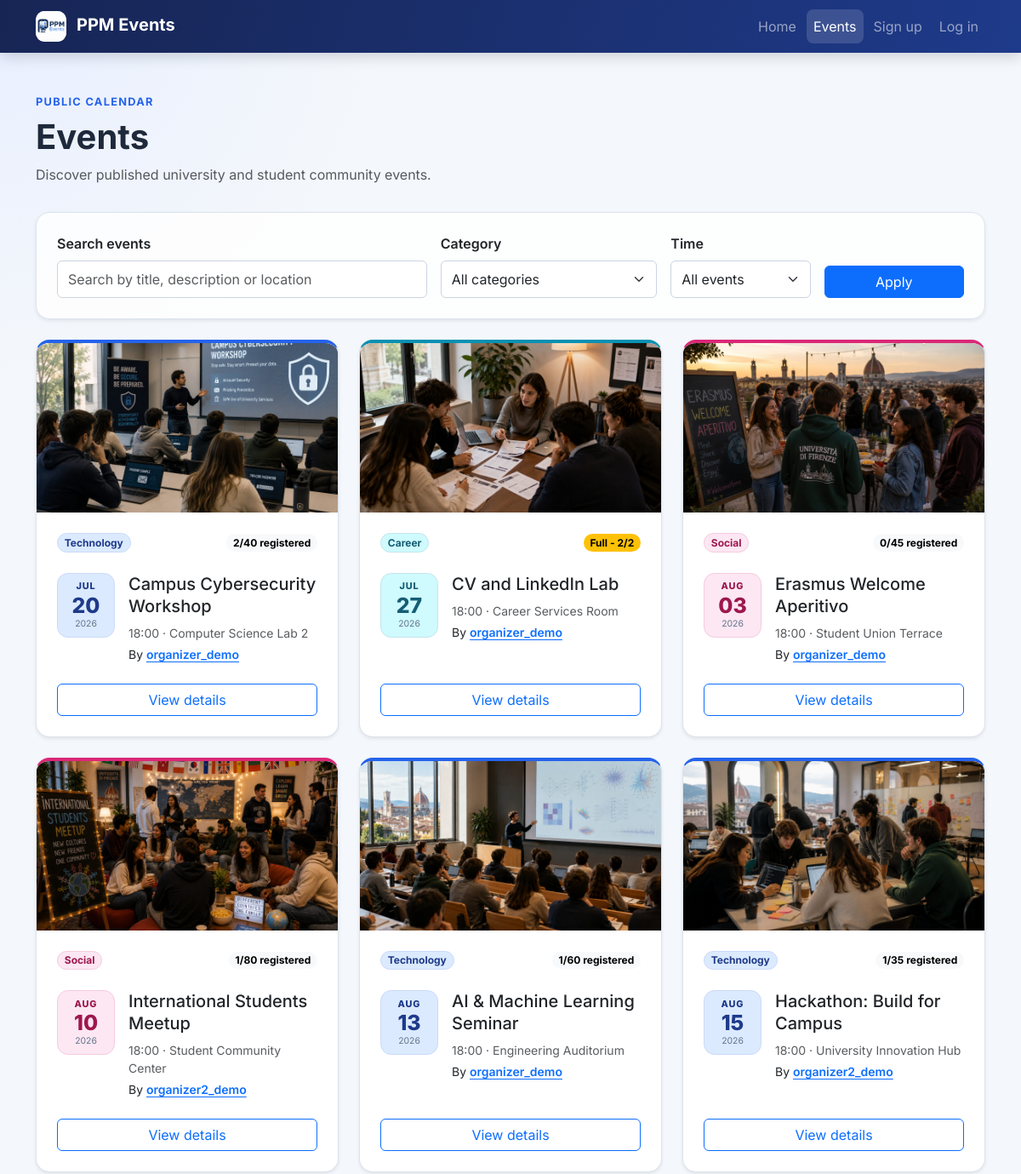
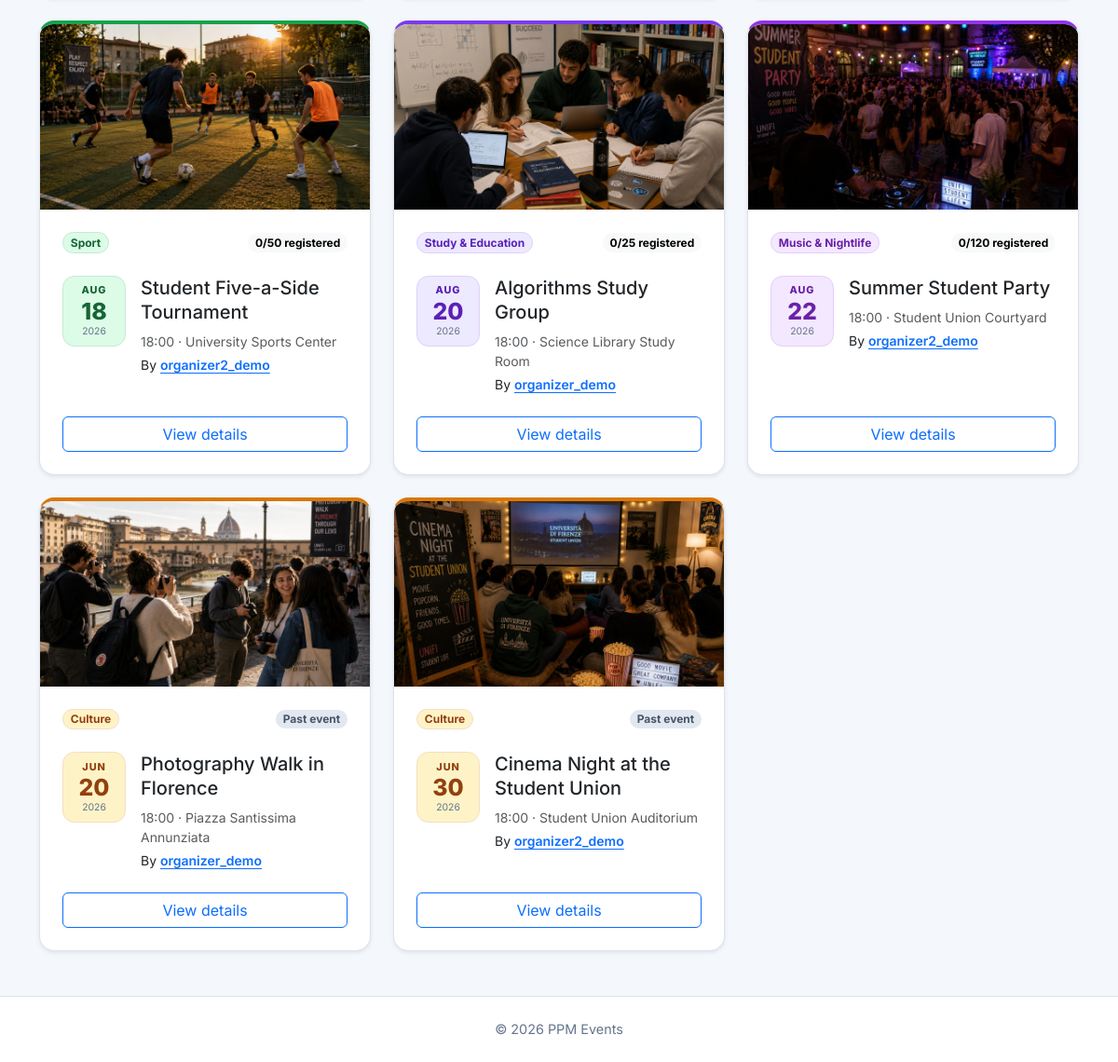
Screenshot of /events/ with the database file from the repository (2 pictures, top to bottom).
### events/models.py (models this page shows, shortened)
class Event(models.Model):
    class Status(models.TextChoices):
        DRAFT = "draft", "Draft"
        PUBLISHED = "published", "Published"
        CANCELLED = "cancelled", "Cancelled"
    organizer = models.ForeignKey(
        settings.AUTH_USER_MODEL,
        on_delete=models.CASCADE,
        related_name="organized_events",
    )
    category = models.ForeignKey(
        Category,
        on_delete=models.PROTECT,
        related_name="events",
        null=True,
        blank=True,
    )
    title = models.CharField(max_length=200)
    description = models.TextField()
    image = models.ImageField(
        upload_to="event_images/%Y/%m/",
        blank=True,
        validators=[
            FileExtensionValidator(
                allowed_extensions=ALLOWED_EVENT_IMAGE_EXTENSIONS
            ),
            validate_event_image_size,
        ],
    )
    starts_at = models.DateTimeField()
    ends_at = models.DateTimeField()
    location = models.CharField(max_length=255)
    capacity = models.PositiveIntegerField(
        validators=[MinValueValidator(1)],
    )
    status = models.CharField(
        max_length=20,
        choices=Status.choices,
        default=Status.DRAFT,
    )
    created_at = models.DateTimeField(auto_now_add=True)
    updated_at = models.DateTimeField(auto_now=True)
    objects = EventQuerySet.as_manager()
    class Meta:
        ordering = ["starts_at", "title"]
        constraints = [
            models.CheckConstraint(
                condition=Q(capacity__gte=1),
                name="event_capacity_at_least_one",
            ),
            models.CheckConstraint(
                condition=Q(ends_at__gt=F("starts_at")),
                name="event_ends_after_start",
            ),
        ]
        indexes = [
            models.Index(fields=["status", "starts_at"]),
            models.Index(fields=["organizer", "starts_at"]),
        ]
    def get_absolute_url(self):
        return reverse("events:detail", kwargs={"pk": self.pk})
    @property
    def has_ended(self):
        return self.ends_at <= timezone.now()

class Category(models.Model):
    name = models.CharField(max_length=80, unique=True)
    slug = models.SlugField(max_length=80, unique=True)
    class Meta:
        ordering = ["name"]
        verbose_name_plural = "categories"

### events/views.py (the view, shortened to what this page needs)
# urls.py: path("events/", EventListView.as_view(), name="list"),
class EventListView(ListView):
    model = Event
    template_name = "events/event_list.html"
    context_object_name = "events"
    time_filter_options = (
        ("all", "All events"),
        ("today", "Today"),
        ("this_week", "This week"),
        ("this_month", "This month"),
    )
    def get_queryset(self):
        queryset = (
            Event.objects.public()
            .select_related("organizer", "category")
            .annotate(registration_count=Count("registrations"))
        )
        search_query = self.request.GET.get("q", "").strip()
        if search_query:
            queryset = queryset.filter(
                Q(title__icontains=search_query)
                | Q(description__icontains=search_query)
                | Q(location__icontains=search_query)
            )
        selected_when = self._get_selected_when()
        date_range = self._get_date_range(selected_when)
        if date_range is not None:
            starts_at, ends_at = date_range
            queryset = queryset.filter(
                starts_at__gte=starts_at,
                starts_at__lt=ends_at,
            )
        selected_category = self._get_selected_category()
        if selected_category is not None:
            queryset = queryset.filter(category=selected_category)
        return queryset
    def get_context_data(self, **kwargs):
        context = super().get_context_data(**kwargs)
        search_query = self.request.GET.get("q", "").strip()
        selected_when = self._get_selected_when()
        selected_category = self._get_selected_category()
        context.update(
            {
                "search_query": search_query,
                "selected_when": selected_when,
                "selected_category": selected_category,
                "categories": Category.objects.all(),
                "time_filter_options": self.time_filter_options,
                "filters_active": bool(
                    search_query
                    or selected_when != "all"
                    or selected_category is not None
                ),
            }
        )
        return context
    def _get_selected_category(self):
        if not hasattr(self, "_selected_category"):
            slug = self.request.GET.get("category", "").strip()
            self._selected_category = (
                Category.objects.filter(slug=slug).first() if slug else None
            )
        return self._selected_category
    def _get_selected_when(self):
        selected_when = self.request.GET.get("when", "all")
        valid_values = {value for value, _ in self.time_filter_options}
        if selected_when not in valid_values:
            return "all"
        return selected_when
    def _get_date_range(self, selected_when):
        if selected_when == "all":
            return None

### accounts/context_processors.py (called while the page is built)
def roles(request):
    return {
        "user_is_attendee": is_attendee(request.user),
        "user_is_organizer": is_organizer(request.user),
    }

### accounts/roles.py (called while the page is built)
def get_user_roles(user):
    if not user.is_authenticated:
        return frozenset()
    if not hasattr(user, "_ppm_role_names"):
        user._ppm_role_names = frozenset(
            user.groups.values_list("name", flat=True)
        )
    return user._ppm_role_names

def user_has_role(user, role):
    return role.value in get_user_roles(user)

def is_admin(user):
    return user.is_authenticated and user.is_staff

def is_attendee(user):
    return (
        user_has_role(user, Role.ATTENDEE)
        or user_has_role(user, Role.ORGANIZER)
        or is_admin(user)
    )

def is_organizer(user):
    return user_has_role(user, Role.ORGANIZER) or is_admin(user)

### events/models.py (called while the page is built)
    def public(self):
        return self.filter(status=Event.Status.PUBLISHED)

### templates/events/event_list.html (shortened to what this page needs)
{% extends "base.html" %}
{% block content %}
<header class="page-header">
    <p class="page-kicker mb-2">Public calendar</p>
    <div class="d-flex flex-column flex-sm-row justify-content-between gap-3">
        <div>
            <h1 class="display-6 fw-bold mb-2">Events</h1>
            <p class="text-body-secondary mb-0">
                Discover published university and student community events.
            </p>
        </div>
    </div>
</header>
<section class="filter-panel card shadow-sm mb-4">
    <div class="card-body p-4">
        <form method="get" class="row g-3 align-items-end">
            <div class="col-lg-5">
                <label class="form-label" for="event-search">
                    Search events
                </label>
                <input
                    class="form-control"
                    id="event-search"
                    name="q"
                    type="search"
                    value="{{ search_query }}"
                    placeholder="Search by title, description or location"
                >
            </div>
            <div class="col-sm-6 col-lg-3">
                <label class="form-label" for="event-category-filter">
                    Category
                </label>
                <select
                    class="form-select"
                    id="event-category-filter"
                    name="category"
                >
                    <option value="">All categories</option>
                </select>
            </div>
            <div class="col-sm-6 col-lg-2">
                <label class="form-label" for="event-time-filter">
                    Time
                </label>
                <select
                    class="form-select"
                    id="event-time-filter"
                    name="when"
                >
                    {% for value, label in time_filter_options %}
                        <option
                            value="{{ value }}"
                            {% if selected_when == value %}selected{% endif %}
                        >
                            {{ label }}
                        </option>
                    {% endfor %}
                </select>
            </div>
            <div class="col-sm-6 col-lg-2 d-grid">
                <button class="btn btn-primary" type="submit">
                    Apply
                </button>
            </div>
        </form>
    </div>
</section>
{% if events %}
    <div class="row g-4">
        {% for event in events %}
            <div class="col-md-6 col-xl-4">
                {% include "includes/event_card.html" with capacity_count=event.registration_count button_label="View details" %}
            </div>
        {% endfor %}
    </div>
{% endif %}
{% endblock %}

### templates/includes/event_card.html (shortened to what this page needs)
{% load i18n %}
{% language "en" %}
<article class="card event-card category-accent category-{{ event.category.slug|default:'other' }} h-100 shadow-sm">
    {% if event.image %}
        <div class="event-card-media">
            <img
                src="{{ event.image.url }}"
                alt="{{ event.title }}"
                loading="lazy"
                width="1600"
                height="900"
            >
        </div>
    {% endif %}
    <div class="card-body d-flex flex-column p-4">
        <div class="d-flex flex-wrap justify-content-between align-items-center gap-2 mb-4">
            <span class="badge rounded-pill category-badge">
                {{ event.category.name|default:"Other" }}
            </span>
            {% if event.has_ended %}
                <span class="badge rounded-pill event-state-badge event-state-past">
                    Past event
                </span>
            {% elif capacity_count >= event.capacity %}
                <span class="badge rounded-pill text-bg-warning">
                    Full - {{ capacity_count }}/{{ event.capacity }}
                </span>
            {% else %}
                <span class="badge rounded-pill text-bg-light">
                    {{ capacity_count }}/{{ event.capacity }} registered
                </span>
            {% endif %}
        </div>
        <div class="d-flex gap-3 align-items-start mb-4">
            <time
                class="event-date-tile"
                datetime="{{ event.starts_at|date:'c' }}"
                aria-label="{{ event.starts_at|date:'d F Y, H:i' }}"
            >
                <span class="event-date-month">{{ event.starts_at|date:"M" }}</span>
                <span class="event-date-day">{{ event.starts_at|date:"d" }}</span>
                <span class="event-date-year">{{ event.starts_at|date:"Y" }}</span>
            </time>
            <div class="min-w-0">
                {% if heading_level == 3 %}
                    <h3 class="h5 card-title mb-2">{{ event.title }}</h3>
                {% else %}
                    <h2 class="h5 card-title mb-2">{{ event.title }}</h2>
                {% endif %}
                <p class="small text-body-secondary mb-1">
                    {{ event.starts_at|date:"H:i" }} &middot; {{ event.location }}
                </p>
                <p class="small mb-0">
                    By
                    <a
                        class="position-relative z-2 organizer-link"
                        href="{% url 'events:organizer_history' event.organizer_id %}"
                    >
                        {{ event.organizer.get_username }}
                    </a>
                </p>
            </div>
        </div>
        <a
            class="btn btn-outline-primary mt-auto stretched-link"
            href="{{ event.get_absolute_url }}"
            aria-label="View details for {{ event.title }}"
        >
            {{ button_label|default:"View event" }}
        </a>
    </div>
</article>
{% endlanguage %}

### static/css/styles.css (style rules this page uses)
:root { --ppm-navy: #172554; --ppm-blue: #2563eb; --ppm-blue-dark: #1d4ed8; --ppm-surface: #ffffff; --ppm-background: #f4f7fb; --ppm-border: #dce3ed; --ppm-muted: #64748b; }
html { scroll-behavior: smooth; }
body { min-height: 100vh; display: flex; flex-direction: column; color: #1e293b; font-family: "Inter", system-ui, -apple-system, BlinkMacSystemFont, "Segoe UI", sans-serif; background: radial-gradient(circle at top left, #e8efff 0, transparent 28rem), var(--ppm-background); }
a { text-underline-offset: 0.18em; }
.btn { transition: color 160ms ease, background-color 160ms ease, border-color 160ms ease, box-shadow 160ms ease, transform 160ms ease; }
.page-header { margin-bottom: 2rem; }
.page-kicker { color: var(--ppm-blue); font-size: 0.8rem; font-weight: 700; letter-spacing: 0.1em; text-transform: uppercase; }
.card { border-color: var(--ppm-border); border-radius: 1rem; }
.event-card { --category-color: var(--ppm-blue); --category-soft: #e8efff; --category-text: #173b7a; overflow: hidden; border-top: 0.25rem solid var(--category-color); transition: border-color 160ms ease, transform 160ms ease, box-shadow 160ms ease; }
.category-accent { --category-color: #64748b; --category-soft: #f1f5f9; --category-text: #334155; }
.category-technology { --category-color: #2563eb; --category-soft: #dbeafe; --category-text: #1e3a8a; }
.category-study-education { --category-color: #7c3aed; --category-soft: #ede9fe; --category-text: #5b21b6; }
.category-career { --category-color: #0891b2; --category-soft: #cffafe; --category-text: #155e75; }
.category-sport { --category-color: #16a34a; --category-soft: #dcfce7; --category-text: #166534; }
.category-social { --category-color: #db2777; --category-soft: #fce7f3; --category-text: #9d174d; }
.category-music-nightlife { --category-color: #9333ea; --category-soft: #f3e8ff; --category-text: #6b21a8; }
.category-culture { --category-color: #d97706; --category-soft: #fef3c7; --category-text: #92400e; }
.event-card .card-title { line-height: 1.3; }
.event-card-media, .event-detail-media { overflow: hidden; background: #e2e8f0; aspect-ratio: 16 / 9; }
.event-card-media img, .event-detail-media img { width: 100%; height: 100%; object-fit: cover; }
.event-card-media img { transition: transform 240ms ease; }
.event-date-tile { display: grid; flex: 0 0 4.25rem; min-height: 4.75rem; padding: 0.45rem; place-items: center; color: var(--category-text); line-height: 1; text-align: center; text-decoration: none; background: var(--category-soft); border: 1px solid color-mix(in srgb, var(--category-color) 24%, white); border-radius: 0.8rem; }
.event-date-month { font-size: 0.68rem; font-weight: 800; letter-spacing: 0.08em; text-transform: uppercase; }
.event-date-day { font-size: 1.55rem; font-weight: 800; }
.event-date-year { color: var(--ppm-muted); font-size: 0.65rem; }
.event-state-badge { color: #475569; background: #e2e8f0; }
.organizer-link { font-weight: 600; }
.min-w-0 { min-width: 0; }
.filter-panel { background: rgba(255, 255, 255, 0.84); }
.category-badge { color: var(--category-text); background: var(--category-soft); border: 1px solid color-mix(in srgb, var(--category-color) 24%, white); }
.form-label { font-weight: 600; }
.form-control, .form-select { min-height: 2.75rem; border-color: #cbd5e1; }

### rows the page displays
Event: image (picture), category.name "Technology", capacity_count "2", capacity "40", starts_at "JUL", starts_at "20", starts_at "2026", title "Campus Cybersecurity Workshop", starts_at "18:00", location "Computer Science Lab 2", organizer.get_username "organizer_demo", button_label "View details"
Event: image (picture), category.name "Career", capacity "2", starts_at "JUL", starts_at "27", starts_at "2026", title "CV and LinkedIn Lab", starts_at "18:00", location "Career Services Room", organizer.get_username "organizer_demo", button_label "View details"
Event: image (picture), category.name "Social", capacity_count "0", capacity "45", starts_at "AUG", starts_at "03", starts_at "2026", title "Erasmus Welcome Aperitivo", starts_at "18:00", location "Student Union Terrace", organizer.get_username "organizer_demo", button_label "View details"
Event: image (picture), category.name "Social", capacity_count "1", capacity "80", starts_at "AUG", starts_at "10", starts_at "2026", title "International Students Meetup", starts_at "18:00", location "Student Community Center", organizer.get_username "organizer2_demo", button_label "View details"
Event: image (picture), category.name "Technology", category "1", capacity "60", starts_at "AUG", starts_at "13", starts_at "2026", title "AI & Machine Learning Seminar", starts_at "18:00", location "Engineering Auditorium", organizer.get_username "organizer_demo", button_label "View details"
Event: image (picture), category.name "Technology", category "1", capacity "35", starts_at "AUG", starts_at "15", starts_at "2026", title "Hackathon: Build for Campus", starts_at "18:00", location "University Innovation Hub", organizer.get_username "organizer2_demo", button_label "View details"
Event: image (picture), category.name "Sport", capacity_count "0", capacity "50", starts_at "AUG", starts_at "18", starts_at "2026", title "Student Five-a-Side Tournament", starts_at "18:00", location "University Sports Center", organizer.get_username "organizer2_demo", button_label "View details"
Event: image (picture), category.name "Study & Education", capacity_count "0", capacity "25", starts_at "AUG", starts_at "20", starts_at "2026", title "Algorithms Study Group", starts_at "18:00", location "Science Library Study Room", organizer.get_username "organizer_demo", button_label "View details"
Event: image (picture), category.name "Music & Nightlife", capacity_count "0", capacity "120", starts_at "AUG", starts_at "22", starts_at "2026", title "Summer Student Party", starts_at "18:00", location "Student Union Courtyard", organizer.get_username "organizer2_demo", button_label "View details"
Event: image (picture), category.name "Culture", shows "Past event", starts_at "JUN", starts_at "20", starts_at "2026", title "Photography Walk in Florence", starts_at "18:00", location "Piazza Santissima Annunziata", organizer.get_username "organizer_demo", button_label "View details"
Event: image (picture), category.name "Culture", shows "Past event", starts_at "JUN", starts_at "30", starts_at "2026", title "Cinema Night at the Student Union", starts_at "18:00", location "Student Union Auditorium", organizer.get_username "organizer2_demo", button_label "View details"

### other values shown
form field when "All events"
